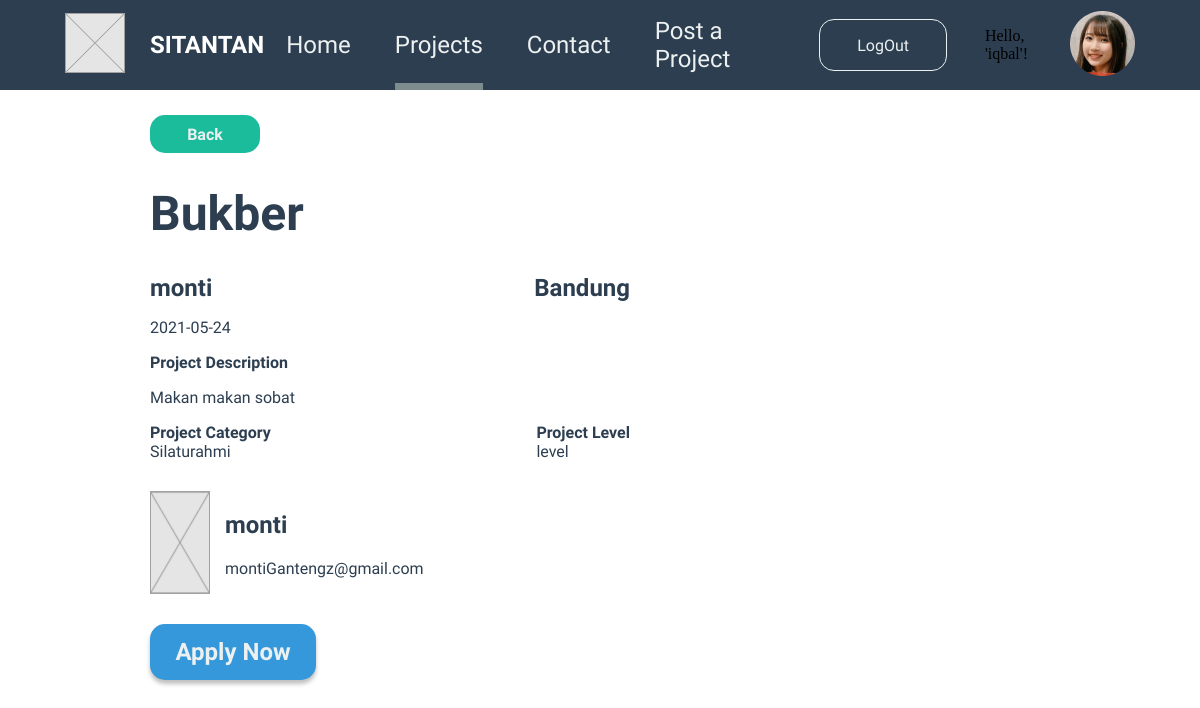
/projectdetail.php?id_project=4 (signed in), run on the app's committed database.
### tables this page shows
CREATE TABLE `tb_project` (
  `id_project` int(11) NOT NULL,
  `id_owner` int(11) NOT NULL,
  `status` int(2) NOT NULL,
  `end_date` date DEFAULT NULL,
  `title` varchar(50) NOT NULL,
  `location` varchar(50) NOT NULL,
  `category` varchar(20) NOT NULL,
  `date_project` date NOT NULL,
  `description` varchar(256) NOT NULL
);

CREATE TABLE `tb_user` (
  `id` int(11) NOT NULL,
  `email` varchar(25) NOT NULL,
  `username` varchar(50) NOT NULL,
  `password` varchar(50) NOT NULL
);

### conf.php (called while the page is built)
<?php
$db_host = "localhost";
$db_user = "root";
$db_password = "";
$db_name = "db_tubes_rpl";
 ?>

### includes/DB.class.php (called while the page is built, shortened)
<?php
class DB{
	var $db_host = '';
	var $db_user = '';
	var $db_password = '';
	var $db_name = '';
	var $db_link = '';
	var $result = 0;
	function DB($db_host='', $db_user='', $db_password='', $db_name=''){
		$this->db_host = $db_host;
		$this->db_user = $db_user;
		$this->db_password = $db_password;
		$this->db_name = $db_name;
	}
	function open(){
		$this->db_link = mysqli_connect($this->db_host, $this->db_user, $this->db_password, $this->db_name);
	}
	function execute($query=""){
		$this->result = mysqli_query($this->db_link, $query);
		return $this->result;
	}
	function getResult(){
		return mysqli_fetch_array($this->result);
	}
}
 ?>

### includes/Task.class.php (called while the page is built, shortened)
<?php
class Task extends DB{
	function getProjectByID($id){
		$query = "SELECT * FROM tb_project WHERE id_project = $id";
		return $this->execute($query);
	}
	function getUserByID($id){
		$query = "SELECT * FROM tb_user WHERE id = $id";
		return $this->execute($query);
	}
}
?>

### projectdetail.php (the view, shortened to what this page needs)
<?php
include("conf.php");
include("includes/DB.class.php");
include("includes/Task.class.php");
$otask = new Task($db_host, $db_user, $db_password, $db_name);
$otask->open();
if(isset($_GET['id_project'])){
	$projectId = $_GET['id_project'];
    $otask->getProjectByID($projectId);
}else{
    header("location:projects.php");
}
$data = null;
$dataAdmin = null;
list($id_project, $id_owner, $status, $end_date, $title, $location, $category, $date_project, $desc) = $otask->getResult();
$otask->getUserByID($id_owner);
list($userId, $email, $username, $password) = $otask->getResult();
$data .= "<div class='prj-details'>".
    "<h1 style='font-size: 48px; '>".$title."</h1>".
    "<div class='align'>".
        "<h3 style='font-size: 24px;'>".$username."</h3>".
        "<h3 style='font-size: 24px;'>".$location."</h3>".
    "</div>".
    "<p>".$date_project."</p>".
    "<p style='font-weight: bold;'>Project Description</p>".
    "<p style='text-align: justify;'>".$desc."</p>".
    "<div class='align'>".
        "<div class='prj-cat'>".
            "<p style='font-weight: bold;'>Project Category</p>".
            "<p>".$category."</p>".
        "</div>".
        "<div class='prj-lvl'>".
            "<p style='font-weight: bold;'>Project Level</p>".
            "<p>level</p>".
        "</div>".
    "</div>".
"</div>";
$dataAdmin .= "<div class='admin-details'>".
    "<img src='img/header/Rectangle.png' alt=''>".
    "<div class='admin-name'>".
        "<h2>".$username."</h2>".
        "<p>".$email."</p>".
    "</div>".
"</div>";
$apply ="<a href='applyprj.php?id_project=".$projectId. "'>".
    "<p>Apply Now</p>".
"</a>";
if(isset($_SESSION['username'])){
    $nama = $_SESSION['username'];
    $profilDefault = "<div class='btn-profile'>
    <a href='logout.php'>LogOut</a>
    </div>
    <p>Hello, '$nama'!</p>
    <div class='profile-container'>
        <a href='editprofile.php'><img src='img/header/rira.png'></a>
    </div>";
}

### skin/style-prjdetails.css (style rules this page uses)
body { margin: 0 auto; box-sizing: border-box; }
.header { height: 90px; background-color: #2C3E50; }
.header-container { margin-right: 65px; margin-left: 65px; display: flex; justify-content: space-between; }
.nav { height: 90px; display: flex; align-items: center; }
.nav-container { display: flex; justify-content: center; height: 90px; }
.nav-btn { margin-right: 22px; margin-left: 22px; display: flex; align-items: center; }
.nav-btn a { text-decoration: none; color: #ECF0F1; font-size: 24px; font-family: Raleway; font-weight: 300; }
.nav-btn[target] { border-bottom: 7px solid #7F8C8D; padding-top: 7px; }
.profile { display: flex; align-items: center; }
.profile-container { display: flex; }
.btn-profile, .btn-profile2 { width: 128px; height: 50px; display: flex; align-items: center; justify-content: center; border-radius: 15px; }
.btn-profile { border: 1px solid #ECF0F1; margin-right: 38px; }
.btn-profile2 a, .btn-profile a { color: #ECF0F1; font-size: 16px; text-decoration: none; font-weight: 300; font-family: Raleway; }
.logo { display: flex; align-items: center; }
.logo-container { display: flex; align-items: center; }
.logo-name p { color: white; font-weight: bold; font-size: 24px; font-family: Oswald; }
.logo-name { margin-left: 25px; }
.main-container { margin-left: 150px; margin-right: 150px; display: flex; flex-direction: column; color: #2C3E50; width: 100%; height: 100%; margin-top: 50px; }
.main { display: flex; align-items: center; height: calc(100vh - 90px); }
.back-btn { width: 110px; height: 38px; background: #1ABC9C; border-radius: 15px; display: flex; align-items: center; justify-content: center; }
.back-btn a { font-family: Raleway; font-style: normal; font-weight: bold; font-size: 16px; line-height: 19px; text-align: justify; text-decoration: none; color: #ECF0F1; }
.align { display: flex; align-items: center; justify-content: space-between; }
.align h3, .align p { margin: 0; }
.prj-details { max-width: 40vw; font-family: Raleway; }
.admin-details { font-family: Raleway; display: flex; margin-top: 30px; font-family: Raleway; }
.admin-details img { margin-right: 15px; }
.apply-btn { width: 166px; height: 56px; margin-top: 30px; background: #3498DB; box-shadow: 0px 4px 4px rgba(0, 0, 0, 0.25); border-radius: 15px; display: flex; align-items: center; justify-content: center; }
.apply-btn a { text-decoration: none; font-family: Raleway; font-style: normal; font-weight: bold; font-size: 24px; text-align: justify; color: #ECF0F1; }

### data on the page
tb_project: title "Bukber", location "Bandung", date_project "2021-05-24", description "Makan makan sobat", category "Silaturahmi"
tb_user: username "monti", email "montiGantengz@gmail.com"

### other printed values
$this->content "SITANTAN Home Projects Contact Post a Project Back"
$nama "iqbal"
